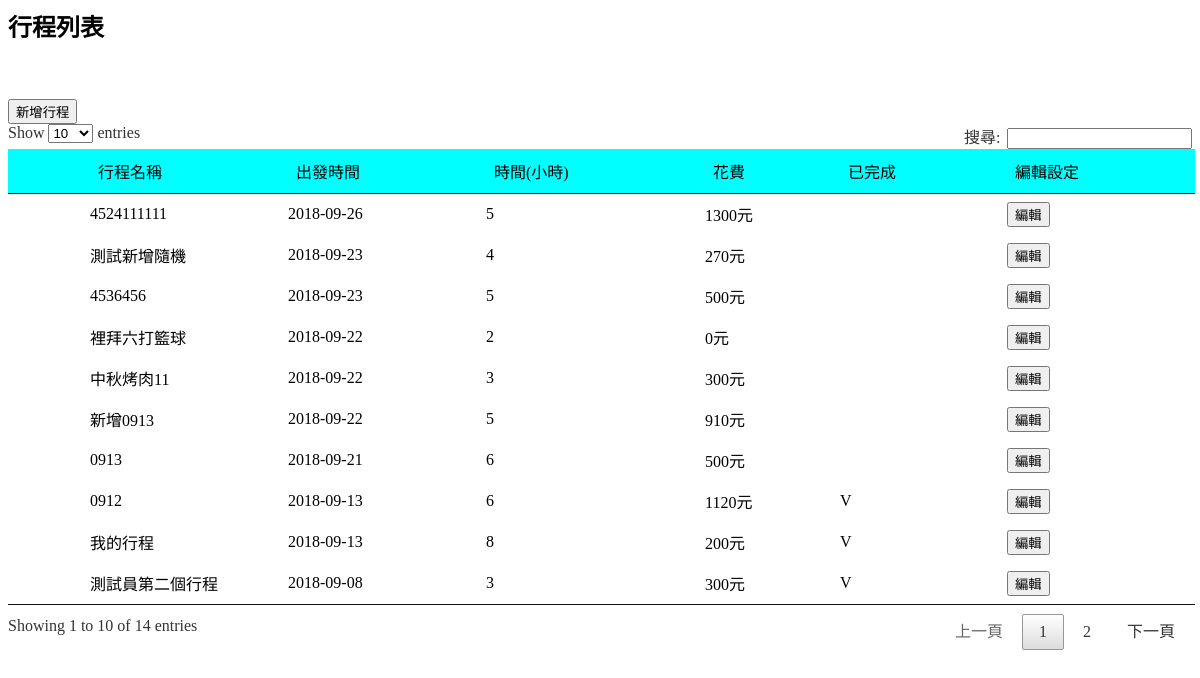
Screenshot of /plan.php (signed in) with the database file from the repository.
### tables this page shows
CREATE TABLE `plan_trip` (
  `pt_id` int(6) UNSIGNED NOT NULL,
  `pt_name` varchar(30) NOT NULL,
  `pt_hours` int(6) NOT NULL,
  `pt_spend` int(30) NOT NULL,
  `pt_date` date NOT NULL,
  `pt_usid` int(6) NOT NULL,
  `pt_usname` varchar(30) NOT NULL,
  `pt_status` int(11) NOT NULL,
  `pt_updatedate` timestamp NOT NULL DEFAULT CURRENT_TIMESTAMP ON UPDATE CURRENT_TIMESTAMP
);

### select_plan.php (called while the page is built, shortened)
<?php
    include("mysql.php");
    $today = date ("Y-m-d");
    $pn_ptid="";$pn_usid="";$pn_acid="";$pn_date="";
    $sql = "SELECT pn_ptid,pn_acid,(select pt_date from plan_trip where pn_ptid = pt_id ) as pn_date FROM plan_acname ";
    $query = $conn->query($sql);
    $update = $query->fetchAll(PDO::FETCH_ASSOC);
    foreach ($update as $key => $value) {
        if(strtotime($today)>strtotime($value['pn_date'])){
            $pn_ptid = $pn_ptid . $value['pn_ptid'] . ",";
            $pn_acid = $pn_acid . $value['pn_acid'] . ",";
            $pn_date = $pn_date . $value['pn_date'] . ",";
        }
    }
    if($pn_ptid!="" && $pn_acid!="" && $pn_date!=""){
        $pn_ptid = substr($pn_ptid,0,-1);
        $pn_date = substr($pn_date,0,-1);
        $pn_ptid = explode(",", $pn_ptid);
        $pn_date = explode(",", $pn_date);
        $count=count($pn_ptid);
        for($i=0 ; $i<$count ; $i++){
            $ptid = $pn_ptid[$i];
            $date = $pn_date[$i];
            $sql = "UPDATE plan_trip SET pt_status = 2 WHERE pt_date = '$date' and pt_id = $ptid ";
            $conn->exec($sql);
        }
    }
    $usid="";
    $sql = "SELECT pt_id,pt_name,pt_date,pt_hours,pt_spend,pt_status,pt_usid,pt_usname FROM plan_trip ";
    $sql = $sql.$usid." ORDER BY pt_date DESC ";
    $query = $conn->query($sql);
    $plan = $query->fetchAll(PDO::FETCH_ASSOC);
?>

### plan.php (the view, shortened to what this page needs)
<html>
  <head>
  </head>
<link href="jquery.dataTables.min.css" rel="stylesheet" />
<?php session_start();
    include("mysql.php");
    $us_admin = $_SESSION['us_admin'];
    if(!empty($us_admin)){
        include("select_plan.php");
    }
 ?>
  <body>
    <form name="showForm" method="post">
        <input type="hidden" name="admin" value="<?=$us_admin?>"/>
        <div id="button"></div>
        <H2>行程列表</H2>
        <br/><br/>
        <input type="button" name="addplan" value="新增行程" onClick="add_plan()"/>
        <table id="example1">
	        <thead>
                <tr>
                    <td bgcolor="#00FFFF"></td>
                    <td bgcolor="#00FFFF">行程名稱</td>
                    <td bgcolor="#00FFFF">出發時間</td>
                    <td bgcolor="#00FFFF">時間(小時)</td>
                    <td bgcolor="#00FFFF">花費</td>
                    <td bgcolor="#00FFFF">已完成</td>
                    <td bgcolor="#00FFFF">編輯設定</td>
                </tr>
	        </thead>
	        <tbody>
                <?php
                    foreach ($plan as $key => $value) {
                ?>
                <tr>
                    <td class=" details-control"></td>
                    <td class="pt_name">
                        <?php echo $value["pt_name"]?>
                    </td>
                    <td class="pt_date">
                        <?php echo $value["pt_date"]?>
                    </td>
                    <td class="pt_hours">
                        <?php echo $value["pt_hours"]?>
                    </td>
                    <td class="pt_spend">
                        <?php echo $value["pt_spend"]?>元
                    </td>
                    <td class="pt_status">
                        <?php
                            if($value["pt_status"]==2){
                                echo "V";
                            }
                        ?>
                    </td>
                    <td>
                        <input type="button" value="編輯" onClick="edit(this)"/>
                    </td>
                    <?php
                    }
                    ?>
                </tr>
	        </tbody>
        </table>
    </form>
  </body>
</html>

### plan.php (style rules this page uses)
td.details-control { background: url('https://datatables.net/examples/resources/details_open.png') no-repeat center center; cursor: pointer; }

### rows the page displays
plan_trip: pt_name "4524111111", pt_date "2018-09-26", pt_hours "5", pt_spend "1300"
plan_trip: pt_name "測試新增隨機", pt_date "2018-09-23", pt_hours "4", pt_spend "270"
plan_trip: pt_name "4536456", pt_date "2018-09-23", pt_hours "5", pt_spend "500"
plan_trip: pt_name "裡拜六打籃球", pt_date "2018-09-22", pt_hours "2", pt_spend "0"
plan_trip: pt_name "中秋烤肉11", pt_date "2018-09-22", pt_hours "3", pt_spend "300"
plan_trip: pt_name "新增0913", pt_date "2018-09-22", pt_hours "5", pt_spend "910"
plan_trip: pt_name "0913", pt_date "2018-09-21", pt_hours "6", pt_spend "500"
plan_trip: pt_name "0912", pt_date "2018-09-13", pt_hours "6", pt_spend "1120", pt_status "V"
plan_trip: pt_name "我的行程", pt_date "2018-09-13", pt_hours "8", pt_spend "200", pt_status "V"
plan_trip: pt_name "測試員第二個行程", pt_date "2018-09-08", pt_hours "3", pt_spend "300", pt_status "V"
